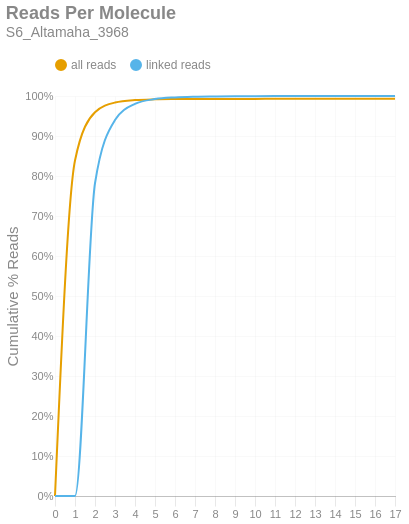

Write notebook code for a chart like this one.
### Markdown cell above
### Reads per Molecule
This chart shows the cumulative distribution of the number of reads per linked molecule. That is, how many alignments are associated with a unique molecule. This excludes the number of reads associated with invalid or absent linked-read barcodes. The `linked` histogram is the percentages recalculated when disregarding singletons.

### Code cell
if SKIPLR:
    print_html(f"Skipped")
else:
    counts = np.bincount(valids['reads'].cast(pl.Int64).to_numpy())
    weighted = counts * np.arange(len(counts))
    all_perc = weighted / n_reads
    linked_perc = weighted / n_linked_reads
    linked_perc[1] = 0
    binned_df = pl.DataFrame({
        'readsper': list(range(len(counts))),
        'all reads (cumsum)': np.cumsum(all_perc).tolist(),
        'linked reads (cumsum)': np.cumsum(linked_perc).tolist(),
    })

    with SafeRender(binned_df):
        (
            density_plot(binned_df, 'Reads Per Molecule', samplename, 'readspmol')
            .encode(
                x=alt.X('readsper:O', title=None).axis(labelAngle=0).scale(padding=0),
                y=alt.Y('value:Q', title='Cumulative % Reads').axis(format='%').stack(False),
                color=alt.Color("key:N").scale(domain=["all reads", "linked reads"]),
                tooltip=[
                    alt.Tooltip("key:N", title="Data Type"),
                    alt.Tooltip("readsper:O", title="Reads Per Molecule"),
                    alt.Tooltip("value:Q", format=".2%", title="% Reads (Cum.)")
                ]            
            )
        ).display()

### Figure 1 — Vega-Lite specification as saved in the notebook (floating-point values rounded to 4 significant figures)
{"width": "container", "height": 400, "config": {"title": {"anchor": "start", "dy": -15, "fontSize": 18, "color": "#888888", "subtitleColor": "#888888", "subtitleFontSize": 14}, "arc": {"fill": "#0072B2"}, "axis": {"domainColor": "#888888", "domainWidth": 0.5, "gridWidth": 0.2, "grid": false, "titleFontWeight": 400, "titleFontSize": 15, "labelFontSize": 11, "labelColor": "#888888", "tickColor": "#888888", "tickWidth": 0.2, "titleColor": "#888888"}, "axisBand": {"grid": false}, "axisX": {"grid": true, "tickSize": 10, "domainCap": "round"}, "axisY": {"domain": false, "grid": true, "tickSize": 0, "domainCap": "round"}, "background": "transparent", "header": {"labelFontSize": 15, "labelColor": "#888888", "titleFontSize": 15, "titleFontWeight": 600, "titleColor": "#888888"}, "legend": {"labelFont": "sans-serif", "labelFontSize": 12, "labelColor": "#888888", "symbolSize": 100, "symbolType": "circle", "titleFontSize": 12, "titlePadding": 10, "titleColor": "#888888", "title": null, "orient": "top"}, "range": {"category": ["#E69F00", "#56B4E9", "#009E73", "#F0E442", "#0072B2", "#D55E00", "#CC79A7", "#000000"], "diverging": ["#cfe8f3", "#a2d4ec", "#73bfe2", "#46abdb", "#1696d2", "#12719e"]}, "area": {"fill": "#0072B2", "fillOpacity": 0.7, "line": true, "strokeOpacity": 0.7}, "line": {"color": "#0072B2", "stroke": "#0072B2", "strokeWidth": 2}, "trail": {"color": "#0072B2", "stroke": "#0072B2", "strokeWidth": 0, "size": 1}, "point": {"filled": true, "fillOpacity": 1.0, "size": 95}, "text": {"color": "#888888", "fontSize": 11, "align": "right", "fontWeight": 400, "size": 11}, "bar": {"fill": "#0072B2", "stroke": null}, "view": {"stroke": null, "continuousWidth": 660, "continuousHeight": 400}}, "data": {"name": "data-21e4341a1339f53f0fe687cfb39ff171"}, "mark": {"type": "line", "interpolate": "monotone", "point": {"opacity": 0, "size": 275}}, "encoding": {"color": {"field": "key", "scale": {"domain": ["all reads", "linked reads"]}, "type": "nominal"}, "tooltip": [{"field": "key", "title": "Data Type", "type": "nominal"}, {"field": "readsper", "title": "Reads Per Molecule", "type": "ordinal"}, {"field": "value", "format": ".2%", "title": "% Reads (Cum.)", "type": "quantitative"}], "x": {"axis": {"labelAngle": 0}, "field": "readsper", "scale": {"padding": 0}, "title": null, "type": "ordinal"}, "y": {"axis": {"format": "%"}, "field": "value", "stack": false, "title": "Cumulative % Reads", "type": "quantitative"}}, "params": [{"name": "param_c36ac31b6afebe62", "select": {"type": "point", "fields": ["key"]}, "bind": "legend"}], "title": {"text": "Reads Per Molecule", "subtitle": "S6_Altamaha_3968"}, "transform": [{"fold": ["all reads (cumsum)", "linked reads (cumsum)"]}, {"calculate": "replace(datum.key, ' (cumsum)', '')", "as": "key"}, {"filter": {"param": "param_c36ac31b6afebe62"}}], "usermeta": {"embedOptions": {"downloadFileName": "S6_Altamaha_3968.readspmol"}}, "$schema": "https://vega.github.io/schema/vega-lite/v6.1.0.json", "datasets": {"data-21e4341a1339f53f0fe687cfb39ff171": [{"readsper": 0, "all reads (cumsum)": 0.0, "linked reads (cumsum)": 0.0}, {"readsper": 1, "all reads (cumsum)": 0.8387, "linked reads (cumsum)": 0.0}, {"readsper": 2, "all reads (cumsum)": 0.9592, "linked reads (cumsum)": 0.7819}, {"readsper": 3, "all reads (cumsum)": 0.9836, "linked reads (cumsum)": 0.9399}, {"readsper": 4, "all reads (cumsum)": 0.9898, "linked reads (cumsum)": 0.9802}, {"readsper": 5, "all reads (cumsum)": 0.9917, "linked reads (cumsum)": 0.9922}, {"readsper": 6, "all reads (cumsum)": 0.9923, "linked reads (cumsum)": 0.9964}, {"readsper": 7, "all reads (cumsum)": 0.9926, "linked reads (cumsum)": 0.9982}, {"readsper": 8, "all reads (cumsum)": 0.9927, "linked reads (cumsum)": 0.9989}, {"readsper": 9, "all reads (cumsum)": 0.9928, "linked reads (cumsum)": 0.9994}, {"readsper": 10, "all reads (cumsum)": 0.9928, "linked reads (cumsum)": 0.9996}, {"readsper": 11, "all reads (cumsum)": 0.9928, "linked reads (cumsum)": 0.9997}, {"readsper": 12, "all reads (cumsum)": 0.9928, "linked reads (cumsum)": 0.9998}, {"readsper": 13, "all reads (cumsum)": 0.9929, "linked reads (cumsum)": 0.9999}, {"readsper": 14, "all reads (cumsum)": 0.9929, "linked reads (cumsum)": 0.9999}, {"readsper": 15, "all reads (cumsum)": 0.9929, "linked reads (cumsum)": 0.9999}, {"readsper": 16, "all reads (cumsum)": 0.9929, "linked reads (cumsum)": 1.0}, {"readsper": 17, "all reads (cumsum)": 0.9929, "linked reads (cumsum)": 1.0}]}}
